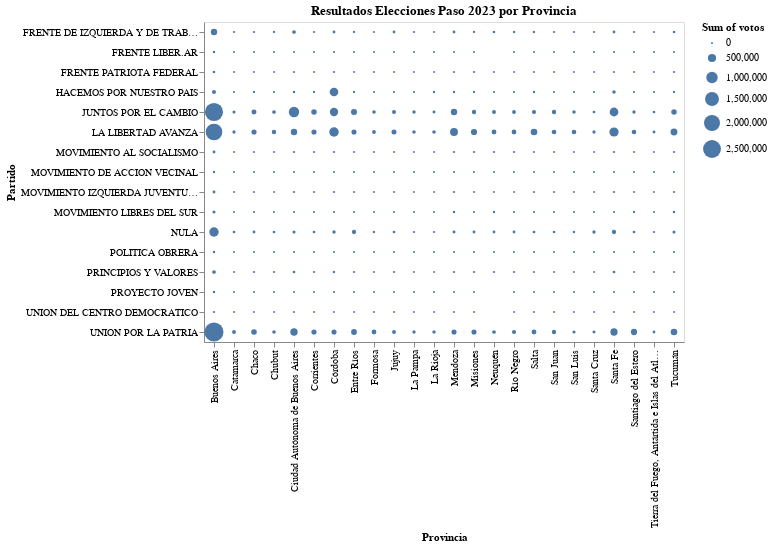

Write notebook code for a chart like this one.
### Code cell
alt.Chart(source_paso).mark_circle().encode(
    x='Provincia:O',
    y='Partido:O',
    size='sum(votos):Q'
    #,color='agrupacion:N'
).properties(
    title="Resultados Elecciones Paso 2023 por Provincia")

### Figure 1 — Vega-Lite specification as saved in the notebook (floating-point values rounded to 4 significant figures; data arrays with more than 128 entries replaced by an {"elided": "..."} marker saying what was removed)
{"config": {"view": {"continuousWidth": 300, "continuousHeight": 300}}, "data": {"name": "data-147dc2b021a86e4712d363f2cf7c1dfb"}, "mark": {"type": "circle"}, "encoding": {"size": {"aggregate": "sum", "field": "votos", "type": "quantitative"}, "x": {"field": "Provincia", "type": "ordinal"}, "y": {"field": "Partido", "type": "ordinal"}}, "title": "Resultados Elecciones Paso 2023 por Provincia", "$schema": "https://vega.github.io/schema/vega-lite/v5.15.1.json", "datasets": {"data-147dc2b021a86e4712d363f2cf7c1dfb": {"elided": "381 records"}}}
